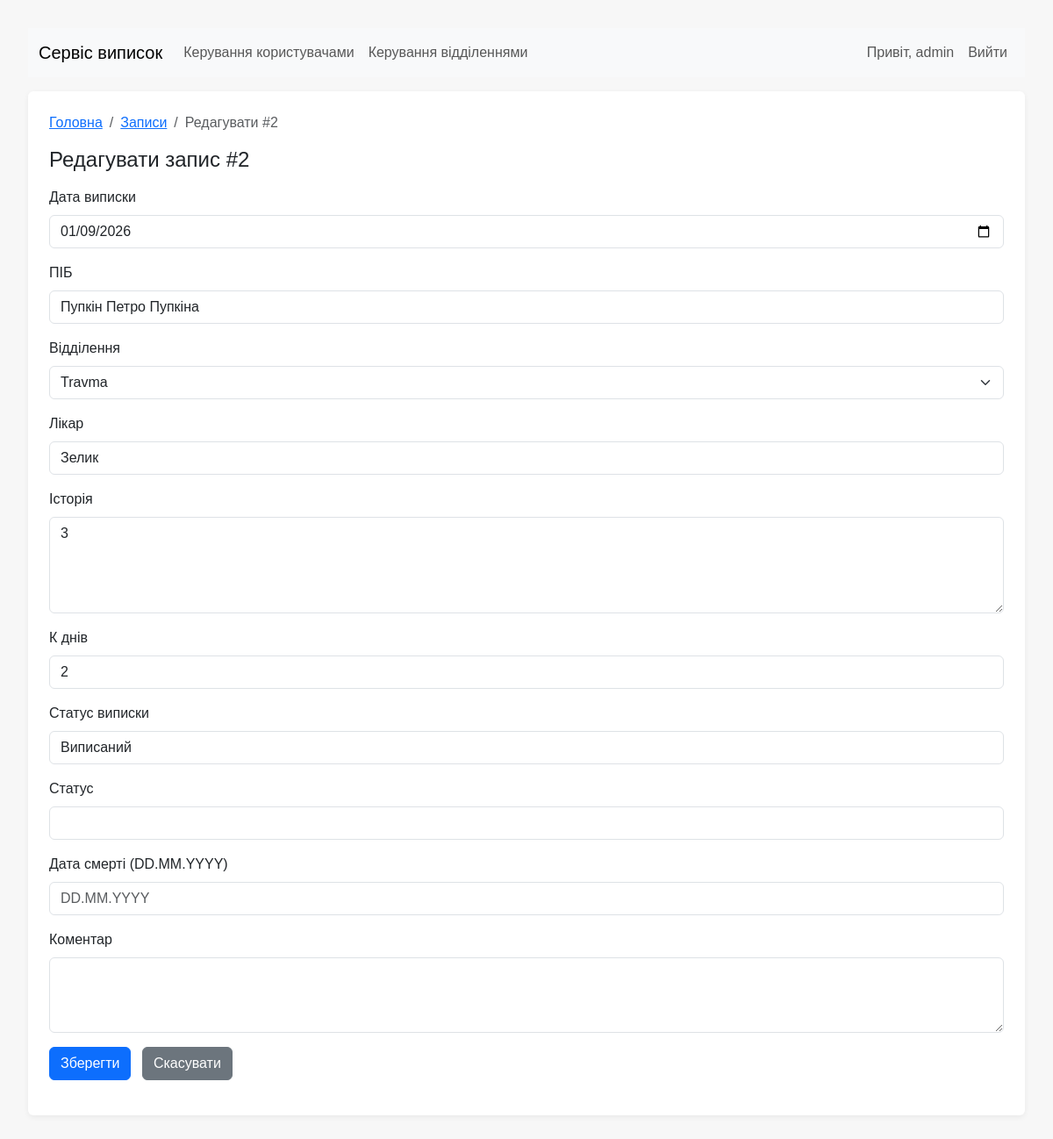
Page /records/2/edit?discharge_status=&treating_physician=&history= (signed in) on the committed database.
### models.py (models this page shows, shortened)
class User(UserMixin, db.Model):
    __tablename__ = 'users'
    id = db.Column(db.Integer, primary_key=True)
    username = db.Column(db.String(80), unique=True, nullable=False)
    password_hash = db.Column(db.String(128), nullable=False)
    role = db.Column(db.String(20), nullable=False, default='operator')  # operator/editor/admin
    records = db.relationship('Record', backref='creator', lazy=True)

class Record(db.Model):
    __tablename__ = 'records'
    id = db.Column(db.Integer, primary_key=True)
    date_of_discharge = db.Column(db.Date, nullable=True)  # "дата_виписки"
    full_name = db.Column(db.String(200), nullable=False)  # "ПІБ"
    discharge_department = db.Column(db.String(200), nullable=True)  # "відділення_виписки"
    treating_physician = db.Column(db.String(200), nullable=True)  # "лікуючий_лікар"
    history = db.Column(db.Text, nullable=True)  # "історія"
    k_days = db.Column(db.Integer, nullable=True)  # "к_днів"
    discharge_status = db.Column(db.String(200), nullable=True)  # "статус_виписки"
    status = db.Column(db.String(200), nullable=True)
    date_of_death = db.Column(db.Date, nullable=True)  # "дата_смерті"
    comment = db.Column(db.Text, nullable=True)  # "коментар"
    created_by = db.Column(db.Integer, db.ForeignKey('users.id'), nullable=True)
    created_at = db.Column(db.DateTime, default=datetime.utcnow)

class Department(db.Model):
    __tablename__ = 'departments'
    id = db.Column(db.Integer, primary_key=True)
    name = db.Column(db.String(200), nullable=False, unique=True)
    created_at = db.Column(db.DateTime, default=datetime.utcnow)

### app.py (the view, shortened to what this page needs)
    @app.route('/records/<int:record_id>/edit', methods=['GET', 'POST'])
    @role_required('editor')
    def edit_record(record_id):
        r = Record.query.get_or_404(record_id)
        departments = Department.query.order_by(Department.name).all()
        return render_template('edit_record.html', r=r, selected_status=request.args.get('discharge_status', ''), selected_physician=request.args.get('treating_physician', ''), history_q=request.args.get('history', ''), departments=departments)

### templates/edit_record.html (shortened to what this page needs)
{% extends "base.html" %}
{% block breadcrumbs %}
  <li class="breadcrumb-item"><a href="{{ url_for('index') }}">Записи</a></li>
  <li class="breadcrumb-item active" aria-current="page">Редагувати #{{ r.id }}</li>
{% endblock %}
{% block content %}
  <h1 class="h4">Редагувати запис #{{ r.id }}</h1>
  <form method="post" class="mt-3">
    <div class="mb-3">
      <label class="form-label">Дата виписки</label>
      <input class="form-control" name="date_of_discharge" type="date" value="{{ r.date_of_discharge.strftime('%Y-%m-%d') if r.date_of_discharge else '' }}" required>
    </div>
    <div class="mb-3">
      <label class="form-label">ПІБ</label>
      <input class="form-control" name="full_name" value="{{ r.full_name }}" required>
    </div>
    <div class="mb-3">
      <label class="form-label">Відділення</label>
      <select class="form-select" name="discharge_department" required>
        {% for d in departments %}
          <option value="{{ d.name }}" {% if d.name == (r.discharge_department or '') %}selected{% endif %}>{{ d.name }}</option>
        {% endfor %}
      </select>
    </div>
    <div class="mb-3">
      <label class="form-label">Лікар</label>
      <input class="form-control" name="treating_physician" value="{{ r.treating_physician or '' }}" required>
    </div>
    <div class="mb-3">
      <label class="form-label">Історія</label>
      <textarea class="form-control" name="history" rows="4" required>{{ r.history or '' }}</textarea>
    </div>
    <div class="mb-3">
      <label class="form-label">К днів</label>
      <input class="form-control" name="k_days" type="number" min="0" value="{{ r.k_days or 0 }}" required>
    </div>
    <div class="mb-3">
      <label class="form-label">Статус виписки</label>
      <input class="form-control" name="discharge_status" value="{{ r.discharge_status or '' }}" required>
    </div>
    <div class="mb-3">
      <label class="form-label">Статус</label>
      <input id="status" class="form-control" name="status" value="{{ r.status or '' }}">
    </div>
    <div class="mb-3">
      <label class="form-label">Дата смерті (DD.MM.YYYY)</label>
      <input id="date_of_death" class="form-control" name="date_of_death" pattern="\d{2}\.\d{2}\.\d{4}" placeholder="DD.MM.YYYY" value="{{ r.date_of_death.strftime('%d.%m.%Y') if r.date_of_death else '' }}">
    </div>
    <div class="mb-3">
      <label class="form-label">Коментар</label>
      <textarea class="form-control" name="comment" rows="3">{{ r.comment or '' }}</textarea>
    </div>
    <div class="mb-3">
      <button class="btn btn-primary" type="submit">Зберегти</button>
      <a class="btn btn-secondary ms-2" href="{{ url_for('index') }}">Скасувати</a>
    </div>
  </form>
{% endblock %}

### templates/base.html (shortened to what this page needs)
<!doctype html>
<html lang="uk">
<head>
  <link href="https://cdn.jsdelivr.net/npm/bootstrap@5.3.0/dist/css/bootstrap.min.css" rel="stylesheet">
  <link rel="stylesheet" href="{{ url_for('static', filename='style.css') }}">
</head>
<body>
  <nav class="navbar navbar-expand-lg navbar-light bg-light mb-3">
    <div class="container-fluid">
      <a class="navbar-brand" href="{{ url_for('index') }}">Сервіс виписок</a>
      <div class="collapse navbar-collapse">
        <ul class="navbar-nav me-auto mb-2 mb-lg-0">
          {% if current_user.is_authenticated %}
            {% if current_user.role == 'admin' %}
              <li class="nav-item"><a class="nav-link" href="{{ url_for('admin_users') }}">Керування користувачами</a></li>
              <li class="nav-item"><a class="nav-link" href="{{ url_for('admin_departments') }}">Керування відділеннями</a></li>
            {% endif %}
          {% endif %}
        </ul>
        <ul class="navbar-nav ms-auto">
          {% if current_user.is_authenticated %}
            <li class="nav-item nav-link">Привіт, {{ current_user.username }}</li>
            <li class="nav-item"><a class="nav-link" href="{{ url_for('logout') }}">Вийти</a></li>
          {% else %}
            <li class="nav-item"><a class="nav-link" href="{{ url_for('login') }}">Увійти</a></li>
            <li class="nav-item"><a class="nav-link" href="{{ url_for('register') }}">Реєстрація</a></li>
          {% endif %}
        </ul>
      </div>
    </div>
  </nav>
  <div class="container">
    <nav aria-label="breadcrumb">
      <ol class="breadcrumb">
        <li class="breadcrumb-item"><a href="{{ url_for('index') }}">Головна</a></li>
        {% block breadcrumbs %}{% endblock %}
      </ol>
    </nav>
    {% block content %}{% endblock %}
  </div>
</body>
</html>

### static/style.css (style rules this page uses)
body { font-family: Arial, sans-serif; margin: 2rem; background: #f7f7f7; }
.container { background: #fff; padding: 1.5rem; border-radius: 6px; box-shadow: 0 2px 6px rgba(0,0,0,0.06); }

### rows in the picture
User: username "admin"
Record: id "2", date_of_discharge "01/09/2026", full_name "Пупкін Петро Пупкіна", discharge_department "Travma", treating_physician "Зелик", history "3", k_days "2", discharge_status "Виписаний"
